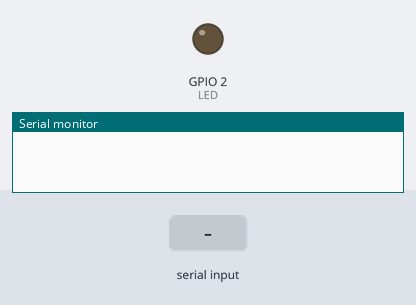
The program below on a simulated ESP32. Parts: output pins drawn as LEDs (lit = HIGH), the last lines printed to the serial monitor. Dashed ring = blinking. Inputs (shaded band) come from the test bench.

Above: at 1.8 s.
1.9 s: "delay\n" received over Serial
At 2.4 s:
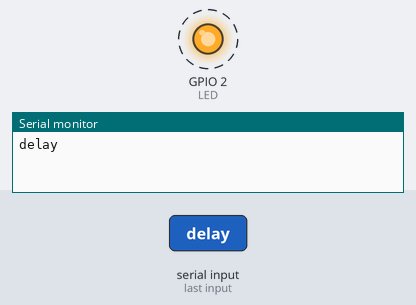
4.9 s: "90,45\n" received over Serial
6.5 s: "5\n" received over Serial
Timing chart, 0 to 14.5 s (numbered marks = the images above; inputs shaded):
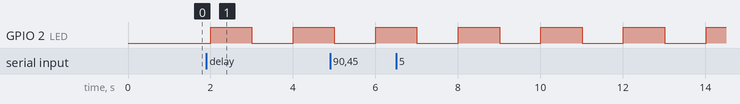

The program:

main.cpp
```cpp
#include <Arduino.h>
#define QUEUE_LEN 5
#define LED 2
#if CONFIG_FREERTOS_UNICORE
  static const BaseType_t app_cpu = 0;
#else
  static const BaseType_t app_cpu = 1;
#endif
struct msg{
  String msg = String();
  uint16_t num;
};

static QueueHandle_t delay_value;
static QueueHandle_t msg_queue;

void serialRead(void *pvParameters){
  msg receive;
  char x;
  String command = String();
  for(;;){
    if(Serial.available() > 0){
      x = Serial.read();
      if(x != '\n'){
        command = command + x;
        Serial.print(x);

        if(x == '\b'){
          Serial.print(" ");
          command = command + " ";
          Serial.print("\b");
          command = command + "\b";

        }
      }
      else{
        String sub = String();
        uint32_t delay;
        Serial.print('\n');
        if(command.indexOf("delay") > -1){
          sub = command.substring(sizeof("delay"));
          delay = sub.toInt();
          if(delay > 0){
            xQueueSend(delay_value, (void*)&delay, 10);
          }
        }
        command = "";
      }
    }
    if(xQueueReceive(msg_queue, (void*)&receive, 0) == pdTRUE){
      Serial.println("");
      Serial.println(receive.msg);
      Serial.println(receive.num);
    }
    vTaskDelay(1 / portTICK_PERIOD_MS);
  }
  vTaskDelete(NULL);
}

void ledControl(void *pvParameters){
  msg Message;
  Message.msg = "Blink";
  Message.num = 0;
  uint32_t delay  = 1000;
  uint64_t time = millis();

  for(;;){
    if(millis() - time > delay){
      digitalWrite(LED, !digitalRead(LED));
      time = millis();
      if(Message.num < 100){
        Message.num++;
      }
      else{
        xQueueSend(msg_queue, (void*)&Message, 10);
        Message.num = 0;
      }
    }
    xQueueReceive(delay_value, (void*)&delay, 0);
    vTaskDelay(1 / portTICK_PERIOD_MS);
  }
  vTaskDelete(NULL);
}

void setup(){
  Serial.begin(115200);
  vTaskDelay(1000/portTICK_PERIOD_MS);
  //create queue
  pinMode(LED, OUTPUT);
  delay_value = xQueueCreate(QUEUE_LEN, sizeof(int));
  msg_queue = xQueueCreate(QUEUE_LEN, sizeof(msg));
  xTaskCreatePinnedToCore(serialRead, "Terminal", 1024, NULL, 1, NULL, app_cpu);
  xTaskCreatePinnedToCore(ledControl, "Blink", 1024, NULL, 1, NULL, app_cpu);
  vTaskDelete(NULL);
}

void loop(){

}
```

Measured:
- by itself, GPIO 2 (LED): alternates HIGH for 1.0 s and LOW for 1.0 s
